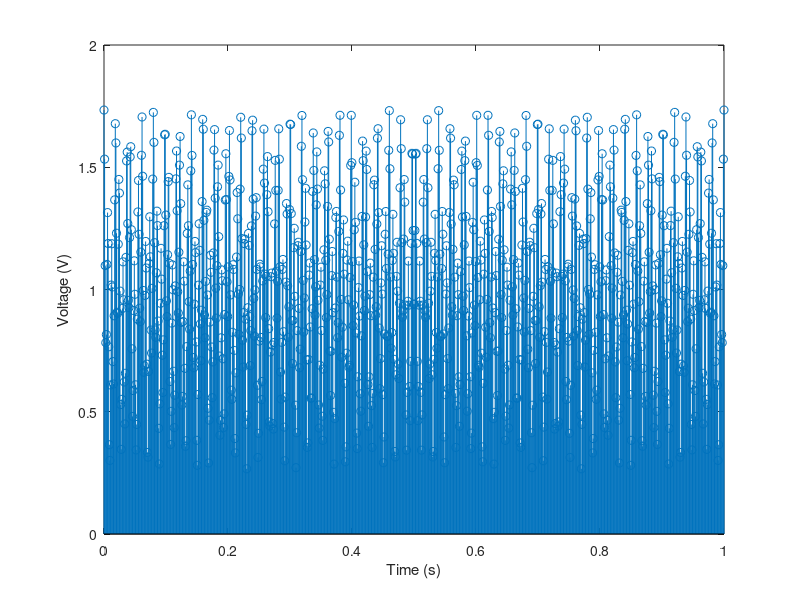

This chart was generated by the following MATLAB code: (Note: this script raises an error after producing the figure.)
%% 3a

t = linspace(0,1,44100); 
v = @(t) 0.42 * cos(1760 * pi * t) + 0.314 * cos(100 * pi * t) + 1; 
plot(t,v(t));
title("Voltage Signal From Microphone")
xlabel("Time (s)")
ylabel("Voltage (V)");


%% 3b
t = linspace(0,1,1044); 
v = @(t) 0.42 * cos(1760 * pi * t) + 0.314 * cos(100 * pi * t)  + 1; 
stem(t,v(t));
xlabel("Time (s)")
ylabel("Voltage (V)");



%%

clear; clc
% Signal is 880 Hz, noise is 50 Hz
t = linspace(0,1,1044); % sample at 2kHz >2x signal frequency
v = @(t) 0.42 * cos(1760 * pi * t) + 0.314 * cos(100 * pi * t)  + 1; 

d = fdesign.highpass('Fst,Fp,Ast,Ap',0.2,0.4,60,1);

Hd = design(d,'equiripple');
%fvtool(Hd)
y = filter(Hd,v(t));

stem(y)
title("Signal after applying highpass filter")
xlabel("Samples")
ylabel("Voltage (V)");

%% 

plot(y(1:100))


